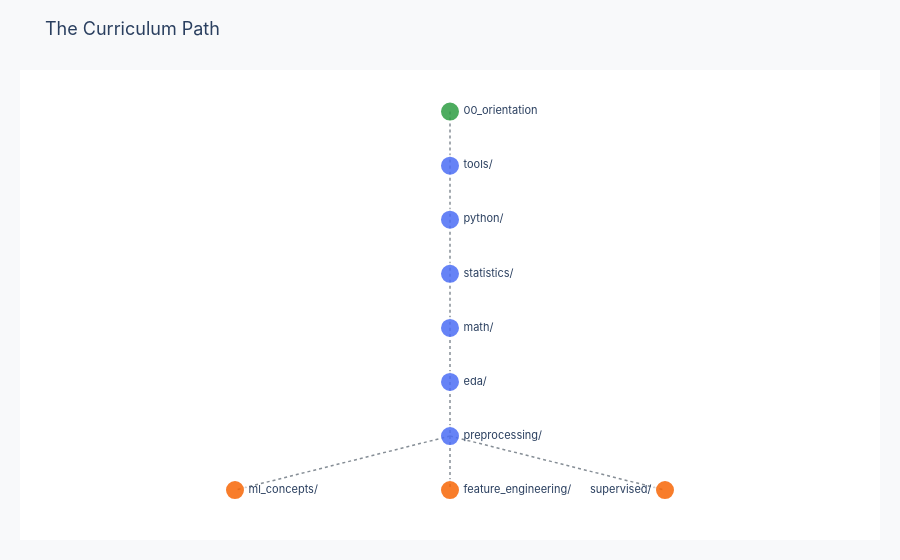

The notebook cell saved with this chart:
### Markdown cell above
---
## How the folders are organized

The curriculum is organized into folders, each covering a distinct area of data science. They build on each other — not every folder depends on every previous one, but the general direction is intentional. The diagram below shows the path.

### Code cell
import plotly.graph_objects as go
from tkh_utils import PALETTE, FONT, base_layout

folders = [
    ("00_orientation", "You are here", 0.5, 0.95),
    ("tools/",         "Dev environment setup", 0.5, 0.82),
    ("python/",        "Python for data science", 0.5, 0.69),
    ("statistics/",    "Statistical thinking", 0.5, 0.56),
    ("math/",          "Math foundations for ML", 0.5, 0.43),
    ("eda/",           "Exploratory data analysis", 0.5, 0.30),
    ("preprocessing/", "Data preparation", 0.5, 0.17),
    ("ml_concepts/",   "ML intuition & theory", 0.2, 0.04),
    ("feature_engineering/", "Feature design", 0.5, 0.04),
    ("supervised/",    "Supervised algorithms", 0.8, 0.04),
]

edge_pairs = [(0,1),(1,2),(2,3),(3,4),(4,5),(5,6),(6,7),(6,8),(6,9)]

edge_traces = []
xs = {i: f[2] for i, f in enumerate(folders)}
ys = {i: f[3] for i, f in enumerate(folders)}

for (a, b) in edge_pairs:
    edge_traces.append(go.Scatter(
        x=[xs[a], xs[b], None], y=[ys[a], ys[b], None],
        mode="lines",
        line=dict(color=PALETTE["muted"], width=1.5, dash="dot"),
        showlegend=False, hoverinfo="skip",
    ))

colors = [PALETTE["accent"]] + [PALETTE["primary"]] * 6 + [PALETTE["secondary"]] * 3

node_trace = go.Scatter(
    x=[f[2] for f in folders],
    y=[f[3] for f in folders],
    mode="markers+text",
    marker=dict(size=20, color=colors, opacity=0.85, line=dict(width=2, color="white")),
    text=[f[0] for f in folders],
    textposition=["middle right" if f[2] < 0.5 else "middle left" if f[2] > 0.5 else "middle right" for f in folders],
    textfont=dict(size=11, family=FONT["family"]),
    customdata=[f[1] for f in folders],
    hovertemplate="%{text}<br><i>%{customdata}</i><extra></extra>",
    showlegend=False,
)

layout = base_layout(title="The Curriculum Path")
layout.update(
    xaxis=dict(range=[-0.1, 1.1], showgrid=False, zeroline=False, showticklabels=False, visible=False),
    yaxis=dict(range=[-0.08, 1.05], showgrid=False, zeroline=False, showticklabels=False, visible=False),
    height=560,
    margin=dict(l=20, r=20, t=70, b=20),
)

fig = go.Figure(data=edge_traces + [node_trace], layout=layout)
fig.show()

### Figure 1 — Plotly figure (JSON) as saved in the notebook; plotly's stock layout.template omitted (floating-point values rounded to 4 significant figures)
{"data": [{"hoverinfo": "skip", "line": {"color": "#868E96", "dash": "dot", "width": 1.5}, "mode": "lines", "showlegend": false, "type": "scatter", "x": [0.5, 0.5, null], "y": [0.95, 0.82, null]}, {"hoverinfo": "skip", "line": {"color": "#868E96", "dash": "dot", "width": 1.5}, "mode": "lines", "showlegend": false, "type": "scatter", "x": [0.5, 0.5, null], "y": [0.82, 0.69, null]}, {"hoverinfo": "skip", "line": {"color": "#868E96", "dash": "dot", "width": 1.5}, "mode": "lines", "showlegend": false, "type": "scatter", "x": [0.5, 0.5, null], "y": [0.69, 0.56, null]}, {"hoverinfo": "skip", "line": {"color": "#868E96", "dash": "dot", "width": 1.5}, "mode": "lines", "showlegend": false, "type": "scatter", "x": [0.5, 0.5, null], "y": [0.56, 0.43, null]}, {"hoverinfo": "skip", "line": {"color": "#868E96", "dash": "dot", "width": 1.5}, "mode": "lines", "showlegend": false, "type": "scatter", "x": [0.5, 0.5, null], "y": [0.43, 0.3, null]}, {"hoverinfo": "skip", "line": {"color": "#868E96", "dash": "dot", "width": 1.5}, "mode": "lines", "showlegend": false, "type": "scatter", "x": [0.5, 0.5, null], "y": [0.3, 0.17, null]}, {"hoverinfo": "skip", "line": {"color": "#868E96", "dash": "dot", "width": 1.5}, "mode": "lines", "showlegend": false, "type": "scatter", "x": [0.5, 0.2, null], "y": [0.17, 0.04, null]}, {"hoverinfo": "skip", "line": {"color": "#868E96", "dash": "dot", "width": 1.5}, "mode": "lines", "showlegend": false, "type": "scatter", "x": [0.5, 0.5, null], "y": [0.17, 0.04, null]}, {"hoverinfo": "skip", "line": {"color": "#868E96", "dash": "dot", "width": 1.5}, "mode": "lines", "showlegend": false, "type": "scatter", "x": [0.5, 0.8, null], "y": [0.17, 0.04, null]}, {"customdata": ["You are here", "Dev environment setup", "Python for data science", "Statistical thinking", "Math foundations for ML", "Exploratory data analysis", "Data preparation", "ML intuition & theory", "Feature design", "Supervised algorithms"], "hovertemplate": "%{text}<br><i>%{customdata}</i><extra></extra>", "marker": {"color": ["#2F9E44", "#4C6EF5", "#4C6EF5", "#4C6EF5", "#4C6EF5", "#4C6EF5", "#4C6EF5", "#F76707", "#F76707", "#F76707"], "line": {"color": "white", "width": 2}, "opacity": 0.85, "size": 20}, "mode": "markers+text", "showlegend": false, "text": ["00_orientation", "tools/", "python/", "statistics/", "math/", "eda/", "preprocessing/", "ml_concepts/", "feature_engineering/", "supervised/"], "textfont": {"family": "Inter, Arial, sans-serif", "size": 11}, "textposition": ["middle right", "middle right", "middle right", "middle right", "middle right", "middle right", "middle right", "middle right", "middle right", "middle left"], "type": "scatter", "x": [0.5, 0.5, 0.5, 0.5, 0.5, 0.5, 0.5, 0.2, 0.5, 0.8], "y": [0.95, 0.82, 0.69, 0.56, 0.43, 0.3, 0.17, 0.04, 0.04, 0.04]}], "layout": {"height": 560, "legend": {"font": {"size": 12}}, "margin": {"b": 20, "l": 20, "r": 20, "t": 70}, "paper_bgcolor": "#F8F9FA", "plot_bgcolor": "#FFFFFF", "title": {"font": {"family": "Inter, Arial, sans-serif", "size": 18}, "text": "The Curriculum Path"}, "xaxis": {"gridcolor": "#DEE2E6", "range": [-0.1, 1.1], "showgrid": false, "showticklabels": false, "tickfont": {"size": 11}, "title": {"font": {"size": 13}, "text": ""}, "visible": false, "zeroline": false}, "yaxis": {"gridcolor": "#DEE2E6", "range": [-0.08, 1.05], "showgrid": false, "showticklabels": false, "tickfont": {"size": 11}, "title": {"font": {"size": 13}, "text": ""}, "visible": false, "zeroline": false}}}
